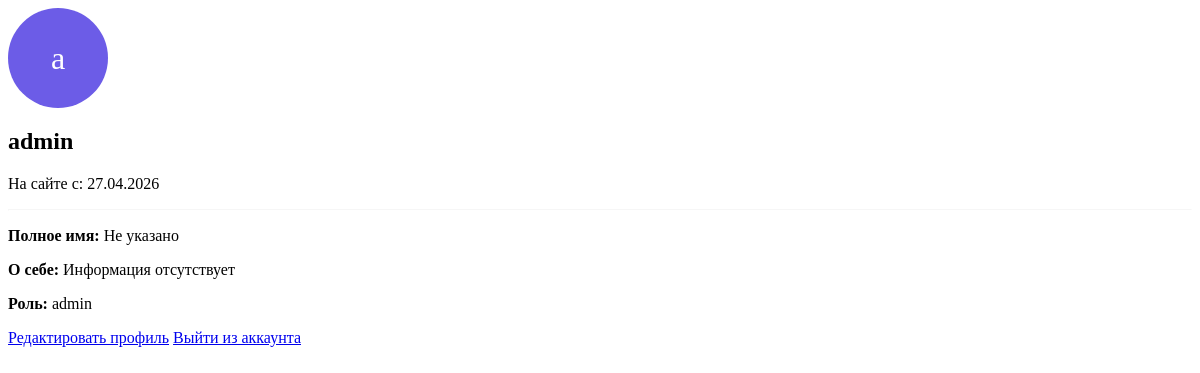
Before: /profile.php (signed in) with the older database file.
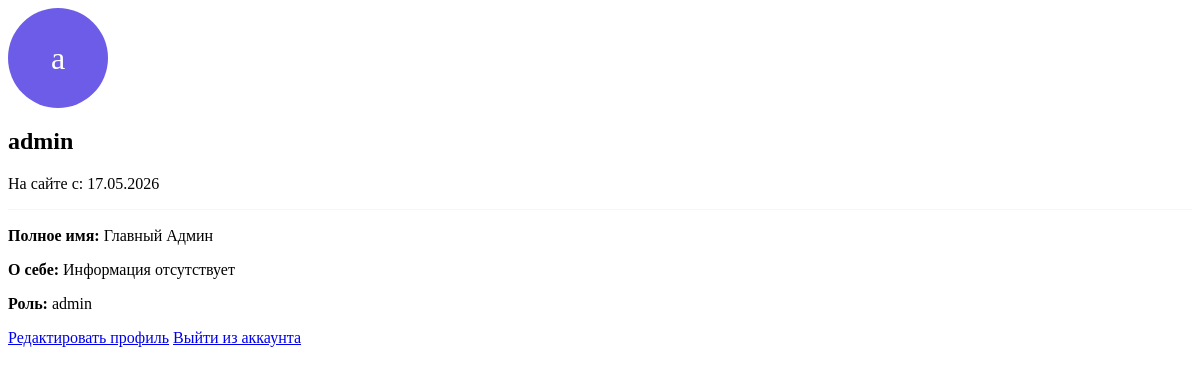
After: the same page with the newer database file.
### tables this page shows
CREATE TABLE `users` (
  `id` int(11) NOT NULL AUTO_INCREMENT,
  `username` varchar(50) NOT NULL,
  `full_name` varchar(100) DEFAULT NULL,
  `group_number` varchar(50) DEFAULT NULL,
  `password` varchar(255) NOT NULL,  
  `role` enum('user','admin') DEFAULT 'user',
  `bio` text DEFAULT NULL,
  `created_at` timestamp NOT NULL DEFAULT current_timestamp(),
  PRIMARY KEY (`id`),
  UNIQUE KEY `username` (`username`)
);

### profile.php (the view, shortened to what this page needs)
<?php
include 'db.php';
$user_id = $_SESSION['user_id'];
$stmt = $pdo->prepare("SELECT * FROM users WHERE id = ?");
$stmt->execute([$user_id]);
$user = $stmt->fetch();
?>
<!DOCTYPE html>
<html lang="ru">
<head>
</head>
<body>
<div class="container mt-5">
    <div class="row justify-content-center">
        <div class="col-md-6">
            <div class="card p-4">
                <div class="text-center mb-4">
                    <div style="width: 100px; height: 100px; background: #6c5ce7; border-radius: 50%; display: inline-flex; align-items: center; justify-content: center; font-size: 2rem; color: white;">
                        <?= mb_substr($user['username'], 0, 1) ?>
                    </div>
                    <h2 class="mt-3"><?= htmlspecialchars($user['username']) ?></h2>
                    <p class="text-muted">На сайте с: <?= date('d.m.Y', strtotime($user['created_at'])) ?></p>
                </div>
                <hr style="border-color: rgba(255,255,255,0.1);">
                <div class="user-info">
                    <p><strong>Полное имя:</strong> <?= htmlspecialchars($user['full_name'] ?? 'Не указано') ?></p>
                    <p><strong>О себе:</strong> <?= htmlspecialchars($user['bio'] ?? 'Информация отсутствует') ?></p>
                    <p><strong>Роль:</strong> <span class="badge bg-primary"><?= $user['role'] ?></span></p>
                </div>
                <div class="mt-4 d-grid gap-2">
                    <a href="edit_profile.php" class="btn btn-outline-primary">Редактировать профиль</a>
                    <a href="logout.php" class="btn btn-danger btn-sm">Выйти из аккаунта</a>
                </div>
            </div>
        </div>
    </div>
</div>
</body>
</html>

Changed rows visible on the page:
changed users "admin": created_at "27.04.2026" → "17.05.2026"; full_name "Не указано" → "Главный Админ"
